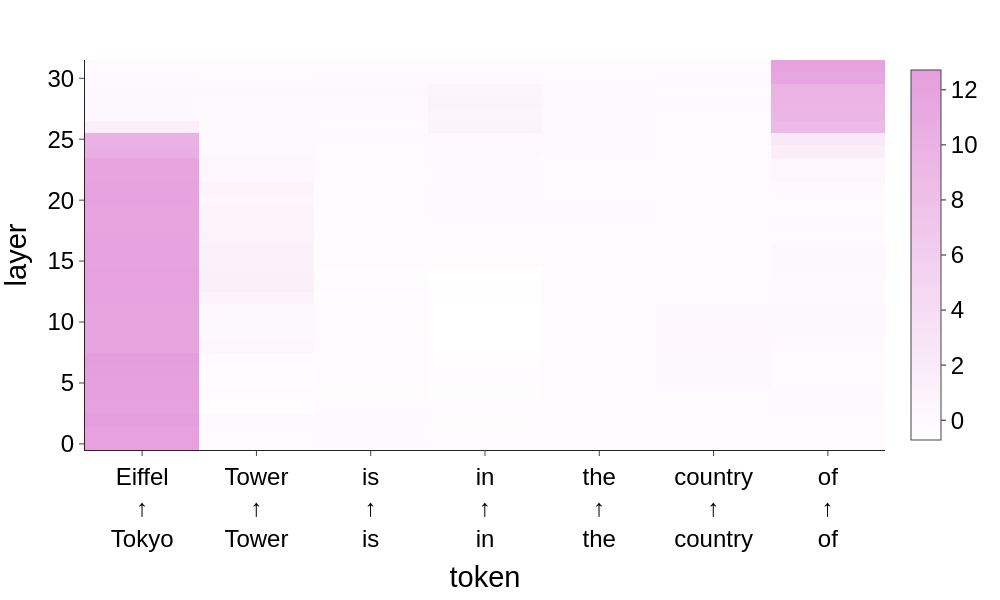

The code cell stored with this chart in its notebook:
### Code cell
# visualize our results!
fig = px.imshow(
    causal_effects,
    x=label_tokens,
    y=list(range(model.config.num_hidden_layers)),
    template='simple_white',
    color_continuous_scale=[[0, '#FFFFFF'], [1, "#E59EDD"]]
)

fig.update_layout(
    xaxis_title='token',
    yaxis_title='layer',
    yaxis=dict(autorange='min'),
    font=dict(
        family="Arial, sans-serif",
        size=24,  # Global font size
        color="black"
    ),
    height=600,
    width=1000
)

fig.show()

### Figure 1 — Plotly figure (JSON) as saved in the notebook; plotly's stock layout.template omitted (floating-point values rounded to 4 significant figures; data arrays with more than 128 entries replaced by an {"elided": "..."} marker saying what was removed)
{"data": [{"coloraxis": "coloraxis", "hovertemplate": "x: %{x}<br>y: %{y}<br>color: %{z}<extra></extra>", "name": "0", "type": "heatmap", "x": ["Eiffel<br>↑<br>Tokyo", "Tower<br>↑<br>Tower", "is<br>↑<br>is", "in<br>↑<br>in", "the<br>↑<br>the", "country<br>↑<br>country", "of<br>↑<br>of"], "xaxis": "x", "y": [0, 1, 2, 3, 4, 5, 6, 7, 8, 9, 10, 11, 12, 13, 14, 15, 16, 17, 18, 19, 20, 21, 22, 23, 24, 25, 26, 27, 28, 29, 30, 31], "yaxis": "y", "z": {"elided": "32x7 float values"}}], "layout": {"coloraxis": {"colorscale": [[0, "#FFFFFF"], [1, "#E59EDD"]]}, "font": {"color": "black", "family": "Arial, sans-serif", "size": 24}, "height": 600, "margin": {"t": 60}, "width": 1000, "xaxis": {"anchor": "y", "constrain": "domain", "domain": [0.0, 1.0], "scaleanchor": "y", "title": {"text": "token"}}, "yaxis": {"anchor": "x", "autorange": "min", "constrain": "domain", "domain": [0.0, 1.0], "title": {"text": "layer"}}}}
